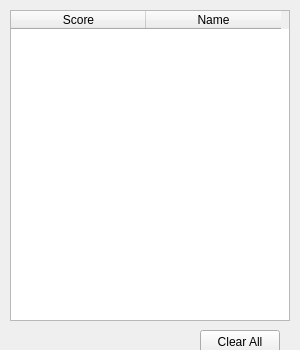
<?xml version="1.0" encoding="UTF-8"?>
<ui version="4.0">
 <class>Record</class>
 <widget class="QWidget" name="Record">
  <property name="geometry">
   <rect>
    <x>0</x>
    <y>0</y>
    <width>300</width>
    <height>350</height>
   </rect>
  </property>
  <property name="windowTitle">
   <string>Records</string>
  </property>
  <widget class="QTableWidget" name="tableWidget">
   <property name="geometry">
    <rect>
     <x>10</x>
     <y>10</y>
     <width>280</width>
     <height>311</height>
    </rect>
   </property>
   <property name="editTriggers">
    <set>QAbstractItemView::NoEditTriggers</set>
   </property>
   <attribute name="horizontalHeaderDefaultSectionSize">
    <number>135</number>
   </attribute>
   <column>
    <property name="text">
     <string>Score</string>
    </property>
   </column>
   <column>
    <property name="text">
     <string>Name</string>
    </property>
   </column>
  </widget>
  <widget class="QPushButton" name="ClearAll">
   <property name="geometry">
    <rect>
     <x>200</x>
     <y>330</y>
     <width>80</width>
     <height>24</height>
    </rect>
   </property>
   <property name="text">
    <string>Clear All</string>
   </property>
  </widget>
 </widget>
 <resources/>
 <connections/>
</ui>
